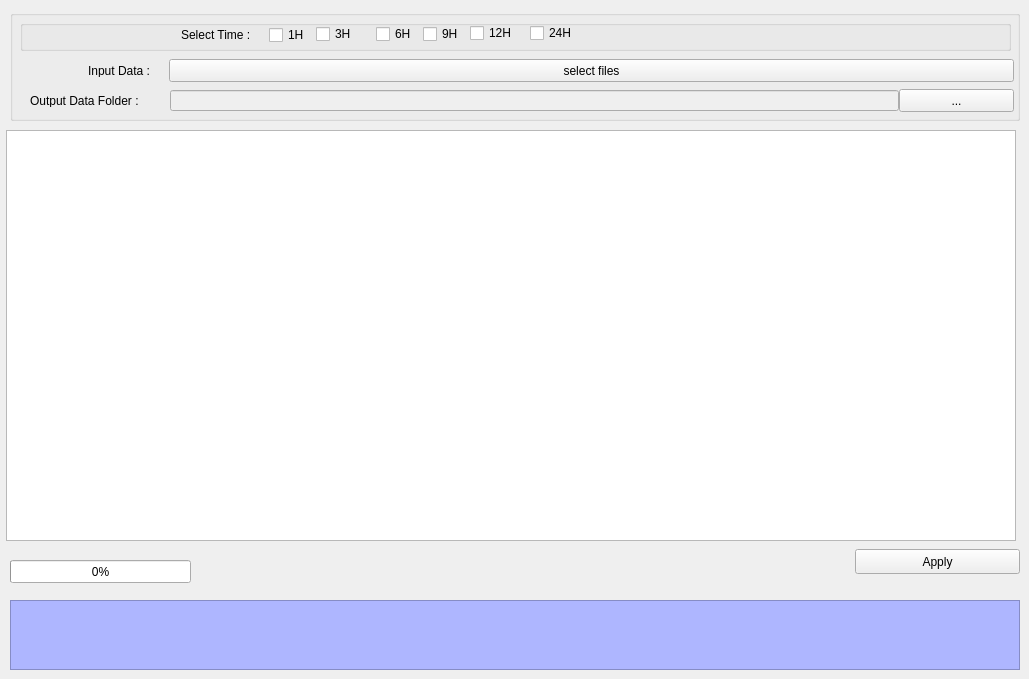
   <widget class="QWidget" name="tab_19">
    <attribute name="title">
     <string>Accum</string>
    </attribute>
    <widget class="QGroupBox" name="groupBox_21">
     <property name="geometry">
      <rect>
       <x>10</x>
       <y>10</y>
       <width>1010</width>
       <height>111</height>
      </rect>
     </property>
     <property name="title">
      <string/>
     </property>
     <widget class="QLabel" name="label_59">
      <property name="geometry">
       <rect>
        <x>78</x>
        <y>55</y>
        <width>80</width>
        <height>12</height>
       </rect>
      </property>
      <property name="text">
       <string>Input Data :</string>
      </property>
     </widget>
     <widget class="QPushButton" name="btn_input_accum">
      <property name="geometry">
       <rect>
        <x>159</x>
        <y>49</y>
        <width>845</width>
        <height>23</height>
       </rect>
      </property>
      <property name="text">
       <string>select files</string>
      </property>
     </widget>
     <widget class="QGroupBox" name="groupBox_22">
      <property name="geometry">
       <rect>
        <x>10</x>
        <y>10</y>
        <width>991</width>
        <height>31</height>
       </rect>
      </property>
      <property name="title">
       <string/>
      </property>
      <widget class="QLabel" name="label_60">
       <property name="geometry">
        <rect>
         <x>161</x>
         <y>7</y>
         <width>92</width>
         <height>16</height>
        </rect>
       </property>
       <property name="text">
        <string>Select Time : </string>
       </property>
      </widget>
      <widget class="QCheckBox" name="chk_Accum_1H">
       <property name="geometry">
        <rect>
         <x>249</x>
         <y>5</y>
         <width>81</width>
         <height>20</height>
        </rect>
       </property>
       <property name="text">
        <string>1H</string>
       </property>
       <property name="checked">
        <bool>false</bool>
       </property>
      </widget>
      <widget class="QCheckBox" name="chk_Accum_3H">
       <property name="geometry">
        <rect>
         <x>296</x>
         <y>4</y>
         <width>81</width>
         <height>20</height>
        </rect>
       </property>
       <property name="text">
        <string>3H</string>
       </property>
      </widget>
      <widget class="QCheckBox" name="chk_Accum_6H">
       <property name="geometry">
        <rect>
         <x>356</x>
         <y>4</y>
         <width>81</width>
         <height>20</height>
        </rect>
       </property>
       <property name="text">
        <string>6H</string>
       </property>
      </widget>
      <widget class="QCheckBox" name="chk_Accum_9H">
       <property name="geometry">
        <rect>
         <x>403</x>
         <y>4</y>
         <width>81</width>
         <height>20</height>
        </rect>
       </property>
       <property name="text">
        <string>9H</string>
       </property>
      </widget>
      <widget class="QCheckBox" name="chk_Accum_12H">
       <property name="geometry">
        <rect>
         <x>450</x>
         <y>3</y>
         <width>81</width>
         <height>20</height>
        </rect>
       </property>
       <property name="text">
        <string>12H</string>
       </property>
      </widget>
      <widget class="QCheckBox" name="chk_Accum_24H">
       <property name="geometry">
        <rect>
         <x>510</x>
         <y>3</y>
         <width>81</width>
         <height>20</height>
        </rect>
       </property>
       <property name="text">
        <string>24H</string>
       </property>
      </widget>
     </widget>
     <widget class="QLabel" name="label_61">
      <property name="geometry">
       <rect>
        <x>20</x>
        <y>85</y>
        <width>138</width>
        <height>12</height>
       </rect>
      </property>
      <property name="text">
       <string>Output Data Folder :</string>
      </property>
     </widget>
     <widget class="QPushButton" name="btn_output_accum">
      <property name="geometry">
       <rect>
        <x>889</x>
        <y>79</y>
        <width>115</width>
        <height>23</height>
       </rect>
      </property>
      <property name="text">
       <string>...</string>
      </property>
     </widget>
     <widget class="QLineEdit" name="txt_output_accum">
      <property name="enabled">
       <bool>false</bool>
      </property>
      <property name="geometry">
       <rect>
        <x>160</x>
        <y>80</y>
        <width>729</width>
        <height>21</height>
       </rect>
      </property>
     </widget>
    </widget>
    <widget class="QTextEdit" name="textEdit_8">
     <property name="enabled">
      <bool>false</bool>
     </property>
     <property name="geometry">
      <rect>
       <x>10</x>
       <y>600</y>
       <width>1010</width>
       <height>70</height>
      </rect>
     </property>
     <property name="styleSheet">
      <string notr="true">background-color: rgb(174, 182, 255);
font: 75 10pt &quot;MS Shell Dlg 2&quot;;</string>
     </property>
    </widget>
    <widget class="QPushButton" name="btn_apply_accum">
     <property name="geometry">
      <rect>
       <x>855</x>
       <y>549</y>
       <width>165</width>
       <height>25</height>
      </rect>
     </property>
     <property name="text">
      <string>Apply</string>
     </property>
    </widget>
    <widget class="QTableWidget" name="tlb_filelist_Accum">
     <property name="geometry">
      <rect>
       <x>6</x>
       <y>130</y>
       <width>1010</width>
       <height>411</height>
      </rect>
     </property>
     <property name="selectionMode">
      <enum>QAbstractItemView::NoSelection</enum>
     </property>
     <attribute name="horizontalHeaderStretchLastSection">
      <bool>true</bool>
     </attribute>
    </widget>
    <widget class="QProgressBar" name="acc_progressBar">
     <property name="geometry">
      <rect>
       <x>10</x>
       <y>560</y>
       <width>181</width>
       <height>23</height>
      </rect>
     </property>
     <property name="value">
      <number>0</number>
     </property>
     <property name="textVisible">
      <bool>true</bool>
     </property>
     <property name="textDirection">
      <enum>QProgressBar::TopToBottom</enum>
     </property>
    </widget>
   </widget>
